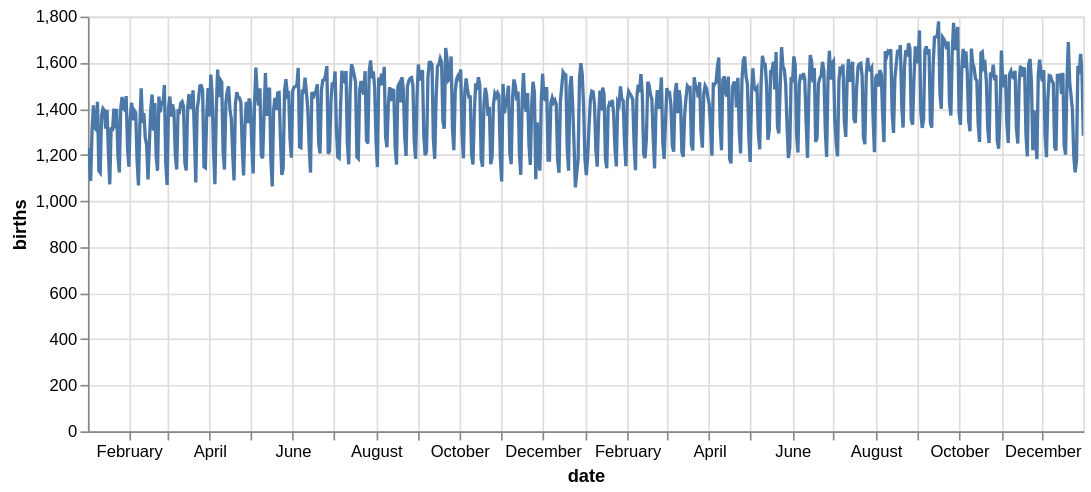

Here is the notebook cell this chart was saved with:
### Code cell
import altair as alt

(alt.Chart(subset_df)
  .mark_line()
  .encode(x='date', y='births')
  .properties(width=600, height=250)
  .interactive())

### Figure 1 — Vega-Lite specification as saved in the notebook (floating-point values rounded to 4 significant figures; data arrays with more than 128 entries replaced by an {"elided": "..."} marker saying what was removed)
{"config": {"view": {"continuousWidth": 300, "continuousHeight": 300}}, "data": {"name": "data-1d46365a8973920f8b166fc42f853a13"}, "mark": {"type": "line"}, "encoding": {"x": {"field": "date", "type": "temporal"}, "y": {"field": "births", "type": "quantitative"}}, "height": 250, "params": [{"name": "param_1", "select": {"type": "interval", "encodings": ["x", "y"]}, "bind": "scales"}], "width": 600, "$schema": "https://vega.github.io/schema/vega-lite/v5.20.1.json", "datasets": {"data-1d46365a8973920f8b166fc42f853a13": {"elided": "730 records"}}}
